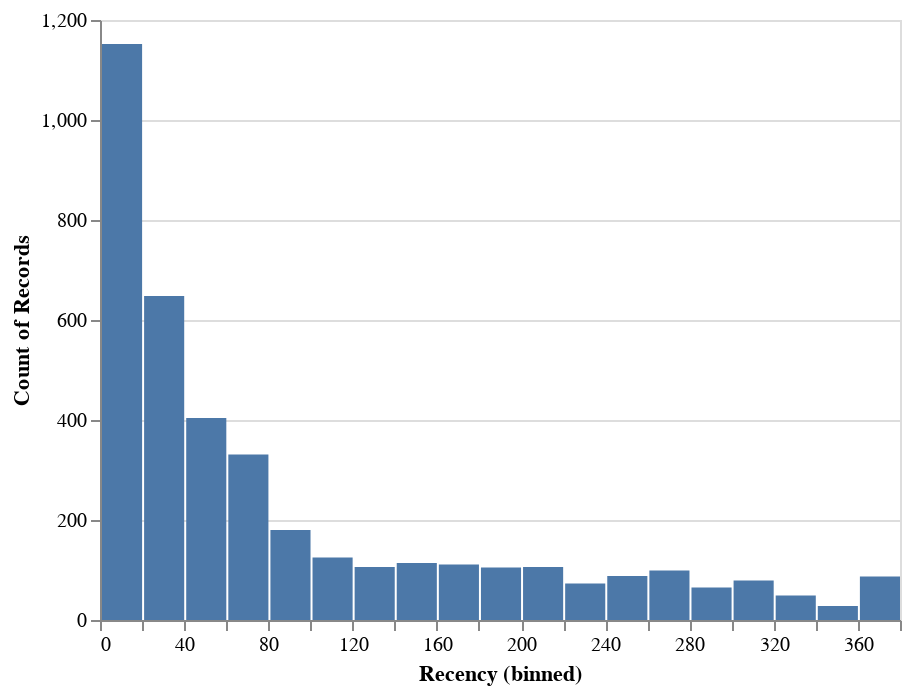

This figure's notebook cell:
### Markdown cell above
### This plot provides us with some very interesting insights and how skewed our data is. The important thing to take note here is that we will be grouping these values in quantiles. However, when we examine our customer segmentation using K-Means in the next, it will be very important to ensure that we scale our data to center the mean and standard deviations. More on that next time. Let us proceed with the .qcut() for our RFM.

### 
from sklearn.preprocessing import StandardScaler
scaler = StandardScaler()
scaler.fit(data_process_log)
data_process_norm = scaler.transform(data_process_log)
data_process_norm_df = pd.DataFrame(data_process_norm)
data_process_norm_df.describe().round(2)

### Code cell
alt.Chart(tx_user).mark_bar().encode(
    x=alt.X('Recency',bin=alt.Bin(maxbins=30)),
    y='count(*):Q',
)

### Figure 1 — Vega-Lite specification as saved in the notebook (floating-point values rounded to 4 significant figures; data arrays with more than 128 entries replaced by an {"elided": "..."} marker saying what was removed)
{"config": {"view": {"continuousWidth": 400, "continuousHeight": 300}}, "data": {"name": "data-1b18ee72d2a8ffed2681186044d742a4"}, "mark": "bar", "encoding": {"x": {"type": "quantitative", "bin": {"maxbins": 30}, "field": "Recency"}, "y": {"type": "quantitative", "aggregate": "count", "field": "*"}}, "$schema": "https://vega.github.io/schema/vega-lite/v4.8.1.json", "datasets": {"data-1b18ee72d2a8ffed2681186044d742a4": {"elided": "3950 records"}}}
